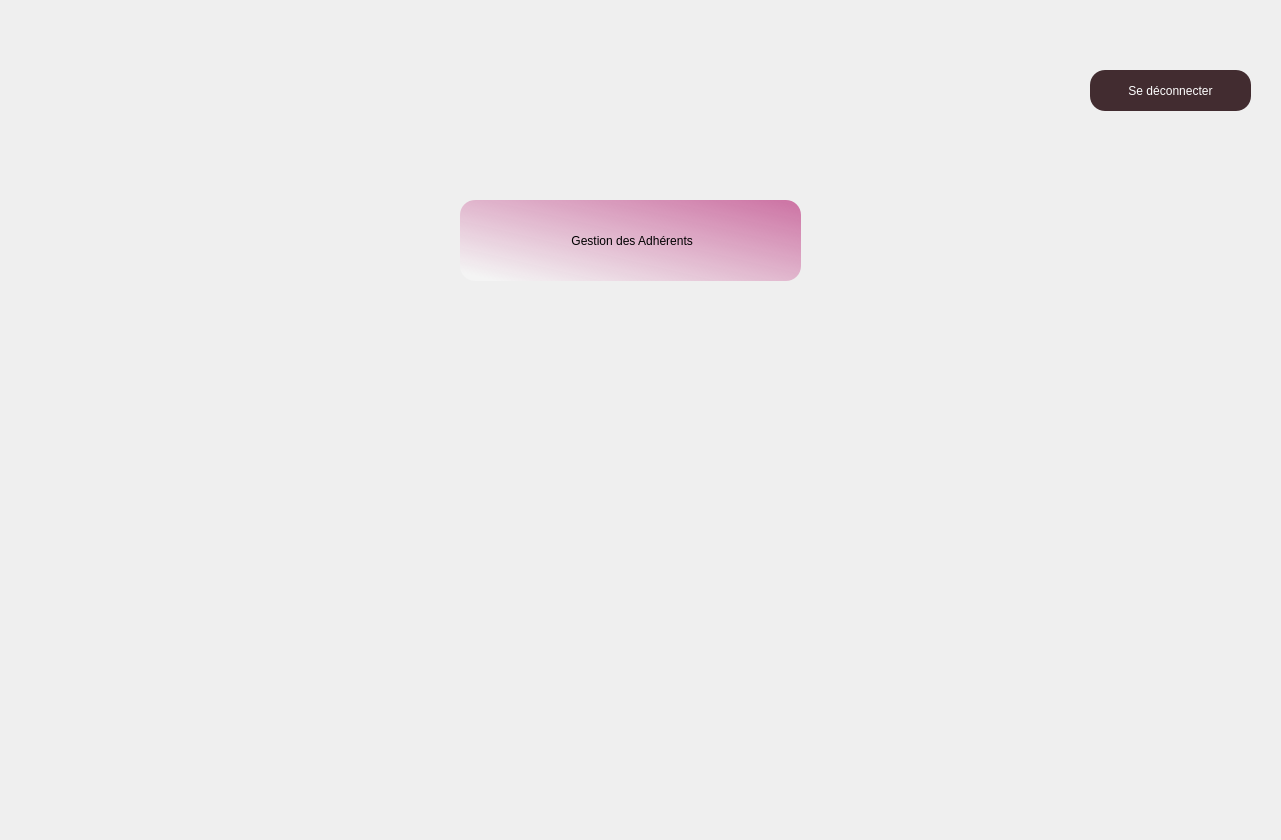
    <widget class="QWidget" name="Page_acceuil_2">
     <widget class="QLabel" name="label_42">
      <property name="geometry">
       <rect>
        <x>0</x>
        <y>0</y>
        <width>1272</width>
        <height>831</height>
       </rect>
      </property>
      <property name="minimumSize">
       <size>
        <width>1272</width>
        <height>831</height>
       </size>
      </property>
      <property name="maximumSize">
       <size>
        <width>1272</width>
        <height>831</height>
       </size>
      </property>
      <property name="text">
       <string/>
      </property>
      <property name="pixmap">
       <pixmap>../other(img)/Brown &amp; Deep Green Illustration International Day Of Charity (1).png</pixmap>
      </property>
     </widget>
     <widget class="QPushButton" name="pushButton_10">
      <property name="geometry">
       <rect>
        <x>460</x>
        <y>200</y>
        <width>341</width>
        <height>81</height>
       </rect>
      </property>
      <property name="styleSheet">
       <string notr="true"> *{ background:qlineargradient(spread:pad, x1:0.058, y1:0.948864, x2:1, y2:0, stop:0 rgba(255, 255, 255, 74), stop:1 rgba(204, 114, 163, 255));
	font: 75 italic 12pt &quot;Times New Roman&quot;;border-radius:15px;
}
</string>
      </property>
      <property name="text">
       <string>  Gestion des Adhérents </string>
      </property>
     </widget>
     <widget class="QPushButton" name="pushButton_21">
      <property name="geometry">
       <rect>
        <x>1090</x>
        <y>70</y>
        <width>161</width>
        <height>41</height>
       </rect>
      </property>
      <property name="styleSheet">
       <string notr="true">#pushButton_21
{
font: 12pt &quot;Times New Roman&quot;;
background:#422c30;
color:white;
border-radius:15px;
}
#pushButton_21::hover
{
font: 12pt &quot;Times New Roman&quot;;
background:brown;
color:white;
border-radius:15px;
}</string>
      </property>
      <property name="text">
       <string>Se déconnecter</string>
      </property>
     </widget>
    </widget>
